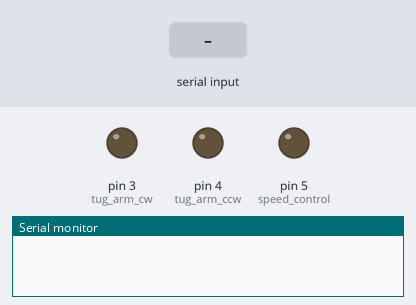
Recording of a sketch running on a simulated Arduino Uno, built with avr-gcc and run on an emulated ATmega328P. Parts: output pins drawn as LEDs (lit = HIGH), the last lines printed to the serial monitor. The test bench sets the inputs (shaded band).

Above: at 1.2 s.
1.3 s: "1" received over Serial
At 2.1 s:
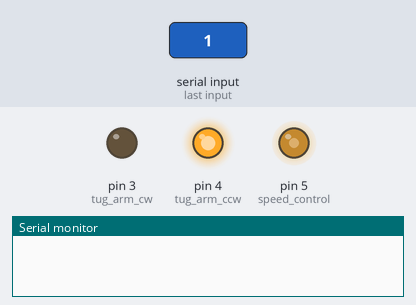
At 3.0 s:
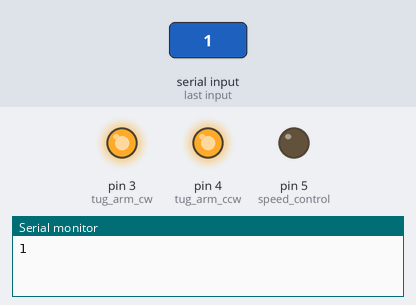
3.8 s: "0" received over Serial
At 4.1 s:
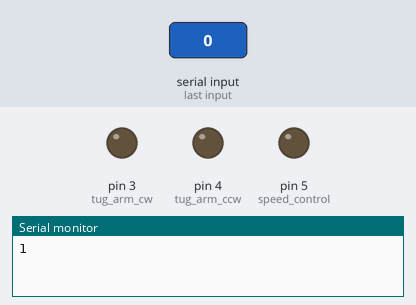
Timing chart, 0 to 6.8 s (numbered marks = the images above; inputs shaded):
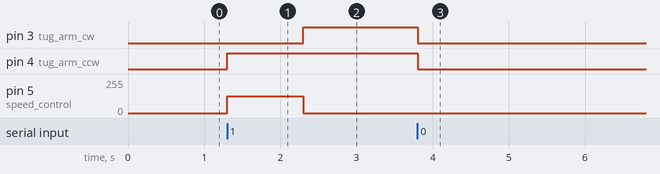

The sketch:

tug_arm_centering_02.ino
```cpp
int tug_arm_cw = 3;
int tug_arm_ccw = 4;
int speed_control = 5;

bool flag = false;

void setup()
{

 Serial.begin(9600);

 pinMode (tug_arm_cw, OUTPUT);
 pinMode (tug_arm_ccw, OUTPUT);
 pinMode (speed_control, OUTPUT);
}

void loop()
{
   if (Serial.available() > 0)
 {
  char recieved_flag = Serial.read();
  if (recieved_flag == '1')
  {
    turn_tug();
  }

  else if (recieved_flag == '0')
  {
    digitalWrite(tug_arm_cw, LOW);
    digitalWrite(tug_arm_ccw, LOW);
    analogWrite(speed_control, 0);
  }

 }
}

void turn_tug()
{

 digitalWrite(tug_arm_cw, LOW);
 digitalWrite(tug_arm_ccw, HIGH);
 analogWrite(speed_control, 125);

 delay(1000);

// Serial.println ("1");

 digitalWrite(tug_arm_cw, HIGH);
 digitalWrite(tug_arm_ccw, HIGH);
 analogWrite(speed_control, 0);

 Serial.println ("1");

}
```

Measured:
- after the input at 1.3 s, pin 3 (tug_arm_cw): LOW → HIGH after 1.0 s; pin 4 (tug_arm_ccw): LOW → HIGH at once; pin 5 (speed_control): 0/255 → 125/255 at once, → 0/255 1.0 s later
- after the input at 3.8 s, pin 3 (tug_arm_cw), pin 4 (tug_arm_ccw): HIGH → LOW at once
